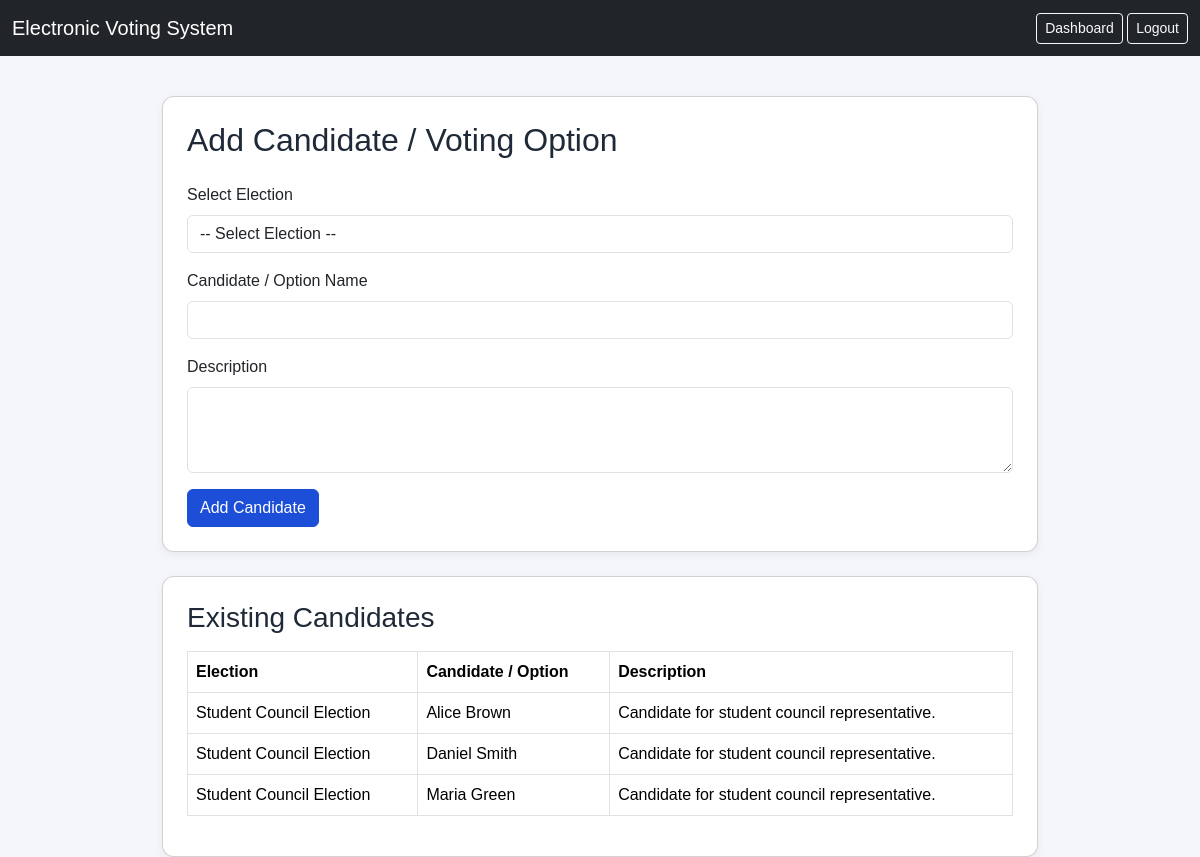
/add_candidate.php (signed in), run on the app's committed database.
### tables this page shows
CREATE TABLE candidates (
  candidate_id INT(11) NOT NULL AUTO_INCREMENT,
  election_id INT(11) NOT NULL,
  candidate_name VARCHAR(150) NOT NULL,
  description TEXT DEFAULT NULL,
  PRIMARY KEY (candidate_id),
  KEY election_id (election_id),
  CONSTRAINT candidates_ibfk_1 FOREIGN KEY (election_id) REFERENCES elections (election_id) ON DELETE CASCADE
);

CREATE TABLE elections (
  election_id INT(11) NOT NULL AUTO_INCREMENT,
  title VARCHAR(150) NOT NULL,
  description TEXT DEFAULT NULL,
  start_date DATETIME NOT NULL,
  end_date DATETIME NOT NULL,
  status ENUM('active','closed','published') DEFAULT 'active',
  created_at TIMESTAMP NOT NULL DEFAULT CURRENT_TIMESTAMP,
  PRIMARY KEY (election_id)
);

### add_candidate.php (the view, shortened to what this page needs)
<?php
require_once "config.php";
$candidate_list = $conn->query("
    SELECT candidates.candidate_name, candidates.description, elections.title
    FROM candidates
    INNER JOIN elections ON candidates.election_id = elections.election_id
    ORDER BY elections.created_at DESC, candidates.candidate_name ASC
");
?>
<!DOCTYPE html>
<html>
<head>
    <link href="https://cdn.jsdelivr.net/npm/bootstrap@5.3.3/dist/css/bootstrap.min.css" rel="stylesheet">
    <link href="css/style.css" rel="stylesheet">
</head>
<body>
<nav class="navbar navbar-expand-lg navbar-dark bg-dark">
    <div class="container-fluid">
        <a class="navbar-brand" href="admin_dashboard.php">Electronic Voting System</a>
        <div>
            <a href="admin_dashboard.php" class="btn btn-outline-light btn-sm">Dashboard</a>
            <a href="logout.php" class="btn btn-outline-light btn-sm">Logout</a>
        </div>
    </div>
</nav>
<div class="container">
    <div class="card p-4 mb-4">
        <h2 class="mb-4">Add Candidate / Voting Option</h2>
        <form method="POST" action="">
            <div class="mb-3">
                <label class="form-label">Select Election</label>
                <select name="election_id" class="form-control" required>
                    <option value="">-- Select Election --</option>
                </select>
            </div>
            <div class="mb-3">
                <label class="form-label">Candidate / Option Name</label>
                <input type="text" name="candidate_name" class="form-control" required>
            </div>
            <div class="mb-3">
                <label class="form-label">Description</label>
                <textarea name="description" class="form-control" rows="3"></textarea>
            </div>
            <button type="submit" class="btn btn-primary">Add Candidate</button>
        </form>
    </div>
    <div class="card p-4">
        <h3 class="mb-3">Existing Candidates</h3>
        <table class="table table-bordered">
            <thead>
                <tr>
                    <th>Election</th>
                    <th>Candidate / Option</th>
                    <th>Description</th>
                </tr>
            </thead>
            <tbody>
                <?php if ($candidate_list->num_rows > 0): ?>
                    <?php while ($candidate = $candidate_list->fetch_assoc()): ?>
                        <tr>
                            <td><?php echo htmlspecialchars($candidate["title"]); ?></td>
                            <td><?php echo htmlspecialchars($candidate["candidate_name"]); ?></td>
                            <td><?php echo htmlspecialchars($candidate["description"]); ?></td>
                        </tr>
                    <?php endwhile; ?>
                <?php else: ?>
                    <tr>
                        <td colspan="3">No candidates added yet.</td>
                    </tr>
                <?php endif; ?>
            </tbody>
        </table>
    </div>
</div>
</body>
</html>

### css/style.css (style rules this page uses)
body { background: #f4f6f9; font-family: Arial, sans-serif; }
.container { max-width: 900px; margin-top: 40px; }
h1, h2, h3 { color: #1f2937; }
.btn-primary { background-color: #1d4ed8; border-color: #1d4ed8; }
.card { border-radius: 12px; box-shadow: 0 3px 10px rgba(0,0,0,0.06); }
.navbar { margin-bottom: 30px; }

### data on the page
candidates: election.title "Student Council Election", candidate_name "Alice Brown", description "Candidate for student council representative."
candidates: election.title "Student Council Election", candidate_name "Daniel Smith", description "Candidate for student council representative."
candidates: election.title "Student Council Election", candidate_name "Maria Green", description "Candidate for student council representative."
